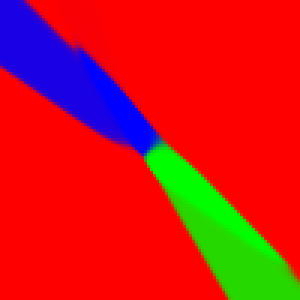
//> input picture SNMulticlass/ds.bmp, 100 x 100 px (shown 3 times larger)
$ ./SNSearch ../SNMulticlass/ds.bmp   (built with g++ and OpenCV 4)
//> lines starting //> are read from the running program, lines starting //| are printed output that depends on the picture; after the words box and inside, x2 and y2 are one past the last pixel; in counts of white or black regions, pixels touching at a corner belong together
// SNSearch.cpp : This file contains the 'main' function. Program execution begins and ends there.
//
#include <opencv2/core.hpp>
#include <opencv2/highgui.hpp>
#include <opencv2/imgproc.hpp>
#include <iostream>
#include <ctime>

#include <algorithm>
#include <map>
#include <list>
#include <vector>
#include <utility>
#include <tuple>
#include <random>

using namespace cv;
using namespace std;

#define USHORT unsigned short

typedef pair<USHORT, USHORT> vertex;
typedef vector<vertex> vertex_vector;
// Def: r1,c1,r2,c2,weight
typedef tuple<USHORT, USHORT, USHORT, USHORT, int> edge;
#define edg_r1(EDG) std::get<0>(EDG)
#define edg_c1(EDG) std::get<1>(EDG)
#define edg_r2(EDG) std::get<2>(EDG)
#define edg_c2(EDG) std::get<3>(EDG)
#define edg_w(EDG) std::get<4>(EDG)

static void help() {
    std::cout << std::endl <<
    "Usage:" << std::endl <<
    "./ssearch input_image " << std::endl;
}

struct Segmentataion {
   USHORT Rows;
   USHORT Cols;
   unsigned int SizeBias;  // K in F and H paper.
   Segmentataion(USHORT r, USHORT c, unsigned int k) : Rows(r), Cols(c), SizeBias(k) {}
};

// REVIEW:  Perhaps the way to generalize MaxInternal to say, a spectrum of a image patch,
//          would be to make a different component type.

class Component {
private:
   Segmentataion* pSeg;
   unsigned int ID;
   vertex TopLeft;
   vertex BottomRight;
   unsigned int MinBoarder;
   unsigned int MaxInternal;
   unsigned int Size;
   map<unsigned int, list<vertex>> ColDetail;
   Component() {
      // No calls to uninitialized Component.
   }
   void MergeColumnWith(list<vertex>& vcol, vertex& s) {
      for (vertex& t : vcol) {
         const USHORT a = t.first;
         const USHORT b = t.second;
         // Col range of the source component.
         // Range: [c,d]
         const USHORT c = s.first;
         const USHORT d = s.second;

         // Check for overlap in the ranges.
         // Range: [e,f]  May not exist.
         USHORT e = std::max(a, c);
         USHORT f = std::min(b, d);
         if (e <= f) {
            if (t.first > s.first) { t.first = s.first; }
            if (t.second < s.second) { t.second = s.second; }
            // There was overlap between the source range and one of the column
            // ranges.  That range was expanded to include the source range.
            // Our work is done.  Return to caller.
            return;
         }
      }

      // There was no overlap with the source range.  Add a new range to the column
      // vector.
      vcol.push_back(s);
   }
public:
   Component(unsigned int id, vertex base, Segmentataion* pseg) :
      pSeg(pseg),
      ID(id),
      TopLeft(base), BottomRight(base),
      MinBoarder(0), MaxInternal(0), Size(1){
      ColDetail[base.first].push_back( vertex(base.second, base.second) );
      // Wicked fast, C++ 11, complicated syntax way to do it.
      //ColDetail.emplace( std::piecewise_construct,
      //                   std::forward_as_tuple(base.first),
      //                   std::forward_as_tuple(base.second, base.second) );
   }
   ~Component() {
      //cout << "~Component " << ID << endl;
   }
   inline unsigned int GetID() {
      return ID;
   }
   inline int GetSize() {
      return Size;
   }
   inline int InternalDif() {
      return MaxInternal + (pSeg->SizeBias / Size);
   }
   inline const vertex& GetTopLeft() {
      return TopLeft;
   }
   inline const vertex& GetBottomRight() {
      return BottomRight;
   }
   inline vertex GetRowRange() {
      return vertex(TopLeft.first, BottomRight.first);
   }
   inline const map<unsigned int, list<vertex>>& GetColDetail() {
      return ColDetail;
   }
   bool operator==(Component& cp) {
      return ID == cp.ID;
   }
   bool operator!=(Component& cp) {
      return ID != cp.ID;
   }
   void MergeWith(edge& edg, Component& cp) {
      Size += cp.Size;
      MinBoarder = edg_w(edg);
      // Maintain the internal difference value.
      unsigned int idif = std::max(MaxInternal, cp.MaxInternal);
      // The edge weight between the two components may be larger than the
      // internal difference, just not large enough to overcome the tau(k) offset.
      MaxInternal =  std::max( MinBoarder, idif);

      // Use the following range variables for clarity.
      // Row range of target component.  (The one that will undergo the merge)
      // Range: [a,b]
      const USHORT a = TopLeft.first;
      const USHORT b = BottomRight.first;
      // Row range of the source component.
      // Range: [c,d]
      const USHORT c = cp.TopLeft.first;
      const USHORT d = cp.BottomRight.first;

      // Check for overlap in the ranges.
      // Range: [e,f]  May not exist.
      USHORT e = std::max(a, c);
      USHORT f = std::min(b, d);
      if (e <= f) {
         // There is overlap.  Expand the range of the coloumns of the target
         // to include the range of the source.
         // Copy range is: [e,f]
         for (USHORT r = e; r <= f; r++) {
            list<vertex>& tcol = ColDetail[r];
            list<vertex>& scol = cp.ColDetail[r];
            for (vertex& s : scol) {
               MergeColumnWith(tcol, s);
            }
         }
      }

      // Are there rows in the source below (lower row values) the
      // overlap region.
      if (c < a) {
         // There are lower row numbers in the source that need to be
         // transfered to the target.
         // Copy all the new column spans from the source to the target.
         // Copy range is: [c,a-1]
         for (USHORT r = c; r < a; r++) {
            //ColDetail[r] = cp.ColDetail[r];

            ColDetail[r] = move( cp.ColDetail.at(r) );

            //ColDetail.emplace( std::piecewise_construct,
            //         std::forward_as_tuple(r),
            //         std::forward_as_tuple(cp.ColDetail[r]) );
         }
      }

      // Are there rows in the source above (larger row values) the
      // overlap region.
      if (b < d) {
         // There are larger row numbers in the source that need to be
         // transfered to the target.
         // Copy all the new column spans from the source to the target.
         // Copy range is: [b+1,d]
         for (USHORT r = b+1; r <= d; r++) {
            //ColDetail[r] = cp.ColDetail[r];

            ColDetail[r] = move( cp.ColDetail.at(r) );

            //ColDetail.emplace( std::piecewise_construct,
            //         std::forward_as_tuple(r),
            //         std::forward_as_tuple(cp.ColDetail[r]) );
         }
      }

      TopLeft.first = std::min(a, c);
      BottomRight.first = std::max(b, d);

      TopLeft.second = std::min(TopLeft.second, cp.TopLeft.second);
      BottomRight.second = std::max(BottomRight.second, cp.BottomRight.second);
   }
};

map<unsigned int, Component> Comps;
map<vertex, unsigned int> CompLookup;

struct EdgeWeightComparator
{
    bool operator() (const edge &a, const edge &b)
    {
        return edg_w(a) < edg_w(b);
    }
};

void Merge(Component& pc1, Component& pc2, edge& edg, unsigned int id1, unsigned int id2) {
   vertex rr = pc2.GetRowRange();
   const map<unsigned int, list<vertex>>& cd = pc2.GetColDetail();

   // Replace pc2 in CompLookup with pc1.
   for (USHORT r = rr.first; r <= rr.second; r++) {
      const list<vertex>& lcc = cd.at(r);
      for (const vertex& cc : lcc) {
         for (USHORT c = cc.first; c <= cc.second; c++) {
            CompLookup.at(vertex(r, c)) = id1;
         }
      }
   }

   // Now merge pc2 into pc1.  pc2 will be invalid.
   pc1.MergeWith(edg, pc2);

   //cout << "merge into: " << id1 <<  " erasing " << id2;
   Comps.erase(id2);
}


int main(USHORT argc, char** argv) {

   // If image path and f/q is not passed as command
   // line arguments, quit and display help message
   if (argc < 1) {
      help();
      return -1;
   }

   vector<edge> EdgeVec;

   // read image
   Mat im = imread(argv[1],cv::IMREAD_GRAYSCALE);
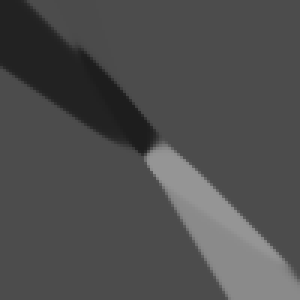
//> im: 100 rows x 100 cols, CV_8UC1 (shown 3 times larger); min 29, max 149, mean 78.2

   //!!!!!!!!!!!!!!!!!!!!!!!!!!!!!!!!!!!!!!!!!!!!!!1
   /// <summary>
   /// Settings
   /// </summary>
   /// <param name="argc"></param>
   /// <param name="argv"></param>
   /// <returns></returns>
   GaussianBlur(im, im, Size(0, 0), 0.5, 0.5);
//> im: 100 rows x 100 cols, CV_8UC1; 8.12% of pixels changed, all inside (x1, y1, x2, y2) = (0, 0, 100, 100)
   USHORT rows = im.rows;
//> rows = 100
   const USHORT cols = im.cols;
//> cols = 100
   const USHORT minimum = 400;
   Segmentataion seg(rows, cols, 1000);
   //!!!!!!!!!!!!!!!!!!!!!!!!!!!!!!!!!!!!!!!!!!!!!!!!!

   vertex_vector FrontOffsets;
   vertex_vector MiddleOffsets;
   vertex_vector EndOffsets;
   vertex_vector BottomOffsets;
   vertex_vector& Offsets = MiddleOffsets;

   FrontOffsets.push_back(pair<USHORT, USHORT>(0, 1));
   FrontOffsets.push_back(pair<USHORT, USHORT>(1, 1));
   FrontOffsets.push_back(pair<USHORT, USHORT>(1, 0));

   MiddleOffsets.push_back(pair<USHORT, USHORT>(0, 1));
   MiddleOffsets.push_back(pair<USHORT, USHORT>(1, 1));
   MiddleOffsets.push_back(pair<USHORT, USHORT>(1, 0));
   MiddleOffsets.push_back(pair<USHORT, USHORT>(1, -1));

   EndOffsets.push_back(pair<USHORT, USHORT>(1, 0));
   EndOffsets.push_back(pair<USHORT, USHORT>(1, -1));

   BottomOffsets.push_back(pair<USHORT, USHORT>(0, 1));

   cout << "Building edges and initializing components. " << endl;

   unsigned int id = 1;
   for (USHORT r = 0; r < rows; r++) {
      for (USHORT c = 0; c < cols; c++) {
         //-------------------------------------------------
         // Create one component for each pixel.
         Comps.emplace( std::piecewise_construct,
                        std::forward_as_tuple(id),
                        std::forward_as_tuple(id, vertex(r,c), &seg) );

         CompLookup.emplace(std::piecewise_construct,
                              std::forward_as_tuple(r,c),
                              std::forward_as_tuple(id) );

         id++;
         //--------------------------------------------------

         if (r == rows - 1) {
            if (c == cols - 1) {
               continue;
            }
            Offsets = BottomOffsets;
         }
         else if (c == 0) {
            Offsets = FrontOffsets;
         }
         else if (c == cols - 1) {
            Offsets = EndOffsets;
         }
         else {
            Offsets = MiddleOffsets;
         }

         USHORT v1 = im.at<unsigned char>(r,c);
         for (pair<USHORT,USHORT>& pr : Offsets) {
            USHORT r2 = r + pr.first;
            USHORT c2 = c + pr.second;
            USHORT v2 = im.at<unsigned char>(r2, c2);
            unsigned int weight = abs(v1 - v2);
            // emplace_back accepts variadic list of arguments and forwards them directly
            // to the object stored in the container.  Meaning NO COPIES!!
            EdgeVec.emplace_back(r, c, r2, c2, weight);
         }
      }
   }
//> this loop made 100 passes
//> id on passes 1 to 12: 101, 201, 301, 401, 501, 601, 701, 801, 901, 1001, 1101, 1201
//> after the loop, Comps = 10000 items; id = 10001; CompLookup = 10000 items; EdgeVec = 29700 items

   cout << "Sorting the edges." << endl;

   std::sort(EdgeVec.begin(), EdgeVec.end(), EdgeWeightComparator() );

   cout << "Merging components." << endl;

   namedWindow("Output", WINDOW_KEEPRATIO | WINDOW_NORMAL);

   for (edge& edg : EdgeVec) {
      unsigned int id1 = CompLookup.at(vertex(edg_r1(edg), edg_c1(edg)));
      unsigned int id2 = CompLookup.at(vertex(edg_r2(edg), edg_c2(edg)));

      if (id1 != id2) {
         Component& pc1 = Comps.at(id1);
         Component& pc2 = Comps.at(id2);

         // REVIEW: This is the boundary test.  To make the code flexible
         //         for experimentation this part needs to be generalized.
         //         InternalDif and initialization also need to be generalized.
         if (edg_w(edg) <= std::min(pc1.InternalDif(), pc2.InternalDif())) {
            // The edge weight between the components is not great enough to
            // justify a boundry.  The components should be merged.

            // REVIEW: These if statements need to be cleaned up.  Consolidate the blocks
            //         (the merge code) into a method call or something.

            if (pc2.GetSize() <= pc1.GetSize()) {
               Merge(pc1, pc2, edg, id1, id2);
            }
            else {
               Merge(pc2, pc1, edg, id2, id1);
            }
         }
      }
   }
//> this loop made 29700 passes
//> (id1, id2, Size in MergeWith, a in MergeWith, b in MergeWith, c in MergeWith, d in MergeWith, e in MergeWith) on passes 2 to 4: (6409, 6510, 2, 64, 64, 65, 65, 65), (6409, 6410, 3, 64, 65, 64, 64, 64), (6408, 6508, 2, 64, 64, 65, 65, 65)

   //bool satiated = true;

   for (edge& edg : EdgeVec) {
      unsigned int id1 = CompLookup.at(vertex(edg_r1(edg), edg_c1(edg)));
      unsigned int id2 = CompLookup.at(vertex(edg_r2(edg), edg_c2(edg)));

      if (id1 != id2) {
         Component& pc1 = Comps.at(id1);
         Component& pc2 = Comps.at(id2);
         if (pc1.GetSize() < minimum ) {
            Merge(pc2, pc1, edg, id2, id1);
            // Merge small components.
            //if (pc2.GetSize() < minimum) {
            //   satiated = false;
            //}
         }
         else if(pc2.GetSize() < minimum ) {
            Merge(pc1, pc2, edg, id1, id2);

            // Merge small components.
            //if (pc1.GetSize() < minimum) {
            //   satiated = false;
            //}
         }
      }
   }

   Mat imOut(im.rows,im.cols,CV_8UC3);

   cout << "Preparing the picture." << endl;

   std::random_device rd;     // only used once to initialise (seed) engine
   std::mt19937 rng(rd());    // random-number engine used (Mersenne-Twister in this case)
   std::uniform_int_distribution<unsigned short> uni(0,255); // guaranteed unbiased

   for (pair<const unsigned int,Component>& p : Comps) {
      //if (p.second.GetSize() > minimum) {
         uchar rd = static_cast<uchar>( uni(rng) );
         uchar gn = static_cast<uchar>( uni(rng) );
         uchar bl = static_cast<uchar>( uni(rng) );

         auto row = p.second.GetRowRange();
         auto cols = p.second.GetColDetail();

         for (USHORT r = row.first; r <= row.second; r++) {
            list<vertex>& lcc = cols.at(r);
            for (vertex& col : lcc) {
               for (USHORT c = col.first; c <= col.second; c++) {
                  imOut.at<Vec3b>(r, c) = Vec3b(bl, gn, rd);
               }
            }
         }
      //}
   }
//> this loop made 5 passes
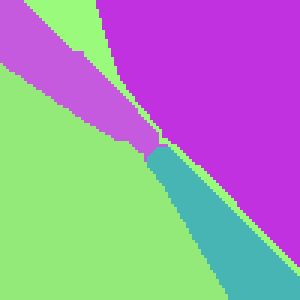
//> imOut: 100 rows x 100 cols, CV_8UC3 (shown 3 times larger); mean B, G, R 175, 146.8, 162.1

   // show output
   imshow("Output", imOut);
   cv::waitKey();


   return 0;
}
